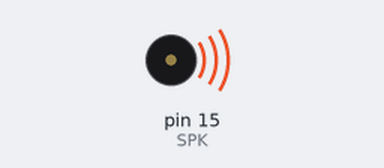
A sketch run on a simulated Arduino Uno, built with avr-gcc and run on an emulated ATmega328P. Shown: buzzer (waves = sounding).

Above: at 0.01 s.
At 2.2 s:
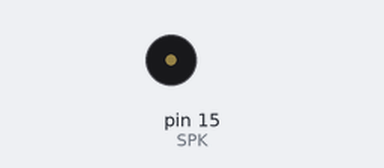
Timing chart, 0 to 3.7 s (numbered marks = the images above):
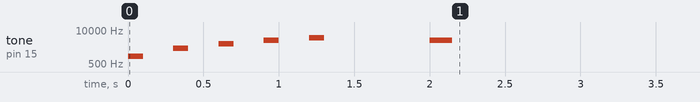

Measured:
- by itself, tone on pin 15 (SPK): plays 1000 Hz for 0.10 s, 2000 Hz for 0.10 s, 3000 Hz for 0.10 s, 4000 Hz for 0.10 s, 5000 Hz for 0.10 s, 4000 Hz for 0.15 s

The sketch:

Lautsprecher.ino
```cpp
//Beispiel zur Tonausgabe auf dem Picoboy

# define SPK 15

void setup(){
  for (int i = 1; i < 6; i++) {   // Zählschleife: i nimmt nacheinander die Werte von 1 bis 5 an
    tone(SPK, i* 1000);           // Ton einschalten - Frequenz: i * 1000 Hz
    delay(100);                   // 100 Millisekunden pausieren
    noTone(SPK);                  // Ton abschalten
    delay(200);                   // 200 Millisekunden pausieren
  }

  delay(500);                     // 500 Millisekunden pausieren

  tone(SPK, 4000, 150);           // Ton ausgeben - Frequenz: 4000 Hz, Dauer: 150 Millisekunden

                                  //Beachte: Die Tonausgabe blockiert den Picobiy nicht.
                                  //Das Programm läuft also ohne Pause weiter
}

void loop(){}
```
